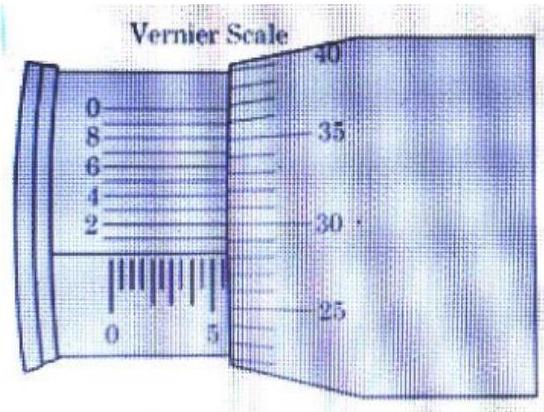
#> input picture to_check/wm_001.jpg, 544 x 412 px
$ python exp.py ../to_check out
#> lines starting #> are read from the running program, lines starting #| are printed output that depends on the picture; after the words box and inside, x2 and y2 are one past the last pixel; in counts of white or black regions, pixels touching at a corner belong together
import cv2
import numpy as np
import os
import sys
from pathlib import Path

def enhance_and_clean(img_path, output_path):
    # 1. Load Image
    img = cv2.imread(str(img_path))
#> img is the input picture: shape (412, 544, 3); mean B, G, R 224, 200, 192.2
    if img is None:
        return False

    # 2. Channel Mixing (Suppress Blue/Red watermarks)
    # We give more weight to Green because it's usually the cleanest channel
    # in diagrams with blue or red watermarks.
    b, g, r = cv2.split(img)
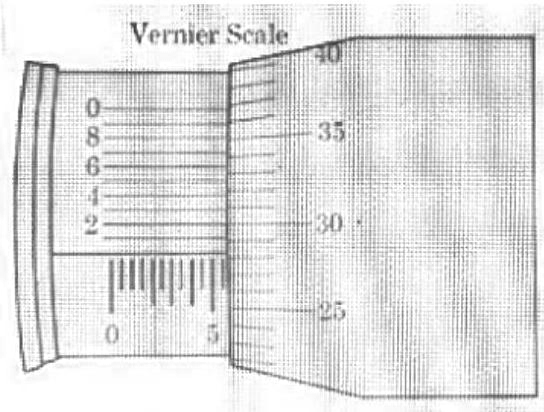
#> b: shape (412, 544); min 61, max 255, mean 224
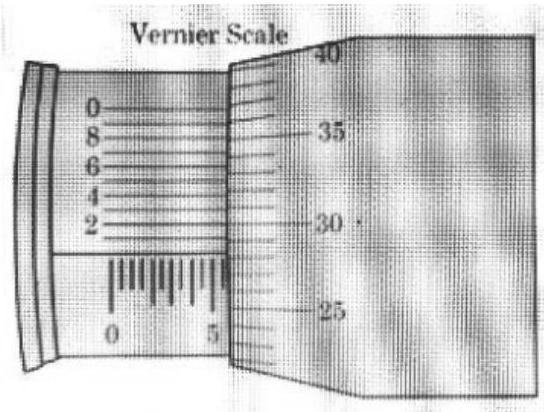
#> g: shape (412, 544); min 29, max 255, mean 200
    # gray = 0.05*B + 0.45*G + 0.8*R
    gray = cv2.addWeighted(g, 0.45, r, 0.8, 0)
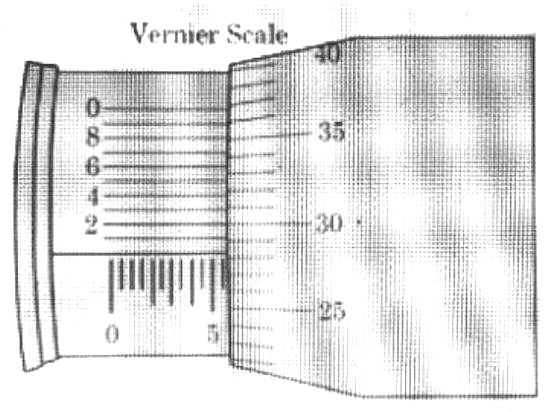
#> gray: shape (412, 544); min 35, max 255, mean 225.9
    gray = cv2.addWeighted(gray, 1.0, b, 0.05, 0)

    # 3. Denoise (Removes JPEG artifacts and watermark "dust")
    # fastNlMeansDenoising is great for cleaning backgrounds without losing line art
    denoised = cv2.fastNlMeansDenoising(gray, None, h=10, templateWindowSize=7, searchWindowSize=21)

    # 4. Adaptive Thresholding / Background Leveling
    # This pushes the greyish background (watermark remnants) to pure white
    # while keeping the diagram lines black.
    kernel_size = 31 # Adjust based on image resolution
    thresh = cv2.adaptiveThreshold(denoised, 255, cv2.ADAPTIVE_THRESH_GAUSSIAN_C,
                                   cv2.THRESH_BINARY, kernel_size, 15)
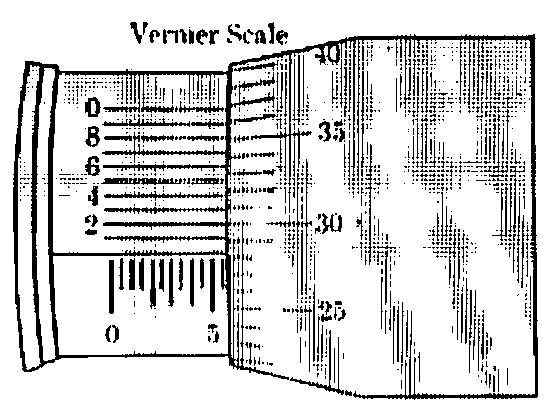
#> thresh: shape (412, 544); 83.5% white; 1419 black regions (1226 under 20 px), largest, box (x1, y1, x2, y2) and area: (13, 34, 538, 400) 16695, (104, 191, 223, 201) 409, (101, 178, 182, 185) 384

    # 5. Sharpening (The "Blurry to Clear" step)
    # Using a sharpening kernel to define edges
    kernel = np.array([[-1,-1,-1],
                       [-1, 9,-1],
                       [-1,-1,-1]])
    sharpened = cv2.filter2D(thresh, -1, kernel)

    # 6. Final Morphological Clean-up
    # Removes tiny specks that might remain
    kernel_clean = np.ones((2,2), np.uint8)
    final = cv2.morphologyEx(sharpened, cv2.MORPH_OPEN, kernel_clean)
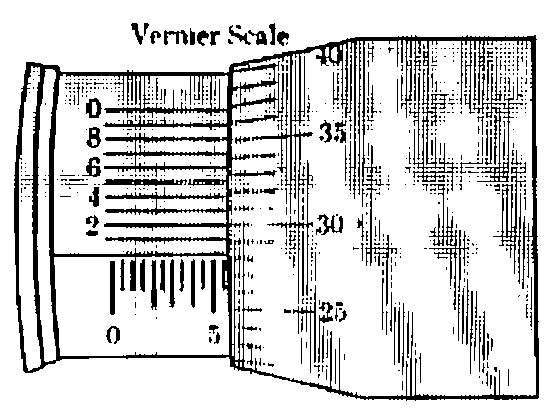
#> final: shape (412, 544); 82.8% white; 725 black regions (602 under 20 px), largest, box (x1, y1, x2, y2) and area: (14, 35, 539, 401) 24771, (473, 56, 523, 182) 899, (429, 184, 469, 310) 767

    # Save Output
    cv2.imwrite(str(output_path), final)
    return True

def main():
    if len(sys.argv) < 2:
        print("Usage: python script.py <input_folder> [output_folder]")
        return

    input_dir = Path(sys.argv[1])
    output_dir = Path(sys.argv[2]) if len(sys.argv) > 2 else Path("cleaned_diagrams")
    output_dir.mkdir(parents=True, exist_ok=True)

    extensions = {".jpg", ".jpeg", ".png", ".bmp", ".webp"}
    if input_dir.is_dir():
        files = [f for f in input_dir.iterdir() if f.suffix.lower() in extensions]
    elif input_dir.is_file():
        files = [input_dir]

    print(f"Processing {len(files)} images...")
    for f in files:
        out_file = output_dir / f"{f.stem}_cleaned.png"
        success = enhance_and_clean(f, out_file)
        if success:
            print(f"✓ Cleaned: {f.name}")
        else:
            print(f"✗ Failed: {f.name}")

if __name__ == "__main__":
    main()
